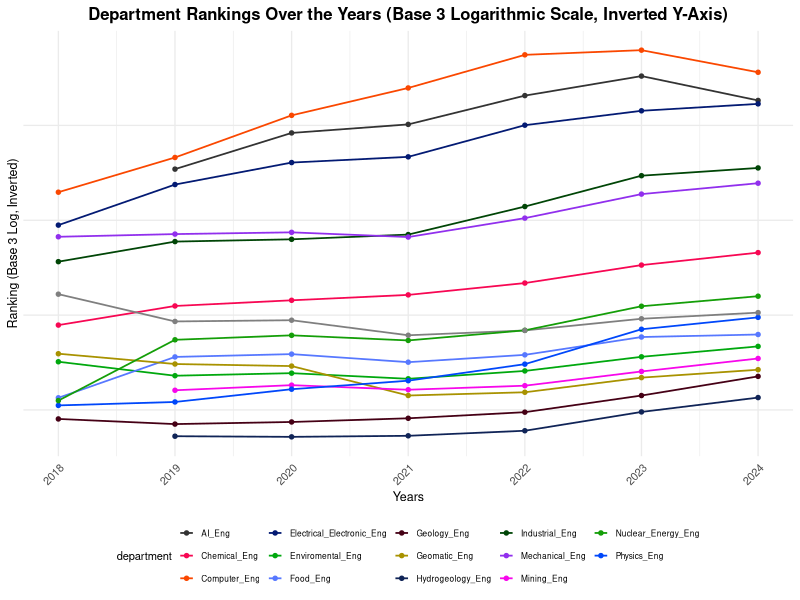
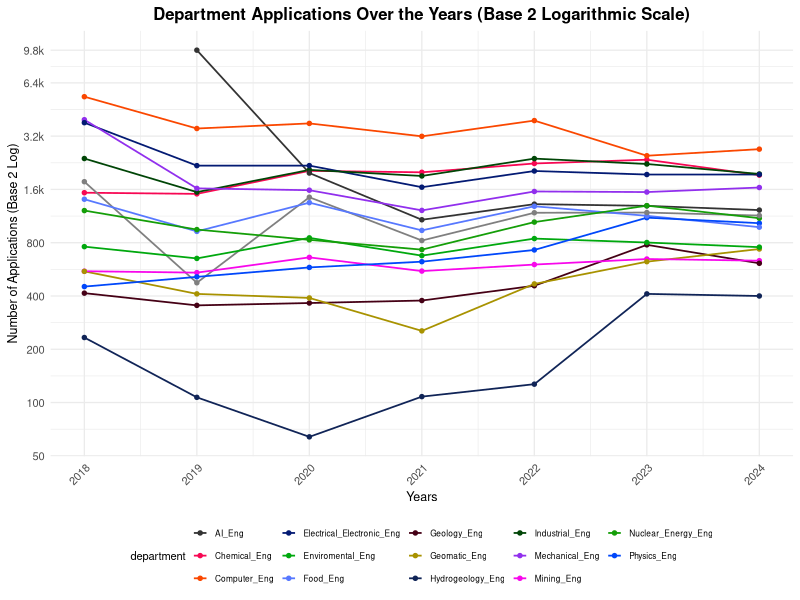
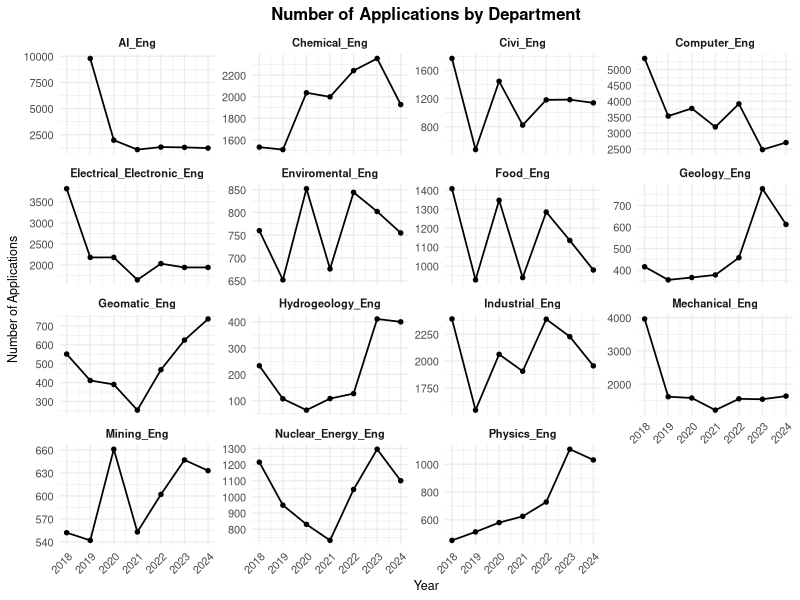

Source code (R) for these figures, in order:
## ---- chunk 1

## ---- chunk 2
# Load necessary libraries
# Gerekli kütüphaneleri yükle
library(ggplot2)
library(readr)
library(dplyr)
library(scales) # Logaritmik dönüşüm için

# Veriyi yükle
data <- read_csv("ya_veri.csv")

# Veriyi filtrele ve sıralama bilgilerini numeric olarak düzenle
data_filtered <- data %>%
  select(department, year, ranking) %>%
  filter(!is.na(ranking)) %>%
  mutate(ranking = as.numeric(ranking))


ggplot(data=data_filtered, aes(x=year, y=ranking, color=department, group=department)) +
  geom_line(linewidth=0.6) +  # Thinner lines
  geom_point(size=1.2) +  # Smaller points
  scale_y_log10(
    name="Ranking (Base 3 Log, Inverted)",
    trans = log_trans(base = 3),  # Base 3 logarithmic scale
    breaks = c(900, 2700, 8100, 24300, 72900, 218700),  # Base-3 scaled values
    labels = c("900", "2.7k", "8.1k", "24.3k", "72.9k", "218.7k")  # Formatted labels
  ) +
  coord_cartesian(ylim = rev(range(data_filtered$ranking))) +  # Invert y-axis (upside down)
  scale_color_manual(
    values = c(
      "Chemical_Eng" = "#f70753", 
      "Mining_Eng" = "#f707eb", 
      "Geology_Eng" = "#450015", 
      "Geomatic_Eng" = "#a89200", 
      "Enviromental_Eng" = "#00a80e", 
      "Industrial_Eng" = "#004506", 
      "AI_Eng" = "#333333", 
      "Hydrogeology_Eng" = "#102457", 
      "Physics_Eng" = "#0047fa", 
      "Computer_Eng" = "#fa4700", 
      "Mechanical_Eng" = "#912fed", 
      "Electrical_Electronic_Eng" = "#031a73", 
      "Food_Eng" = "#5778ff", 
      "Civil_Eng" = "#ff57e9", 
      "Nuclear_Energy_Eng" = "#149e08",
      "Other" = "#c2501b"  # Default color for additional departments
    )
  ) +
  labs(
    title="Department Rankings Over the Years (Base 3 Logarithmic Scale, Inverted Y-Axis)",
    x="Years",
    y="Ranking"
  ) +
  theme_minimal(base_size = 10) +  # Compact theme
  theme(
    legend.position="bottom",  # Legend below the graph
    legend.title=element_text(size=8),  # Smaller legend title
    legend.text=element_text(size=6),  # Smaller legend labels
    legend.key.size=unit(0.4, "cm"),  # Smaller legend keys
    legend.box = "horizontal",  # Horizontal legend layout
    legend.spacing.x = unit(0.1, "cm"),  # Reduce legend spacing
    axis.text.x=element_text(size=8, angle=45, hjust=1),  # Smaller x-axis labels
    axis.text.y=element_text(size=8),  # Smaller y-axis labels
    axis.title=element_text(size=9),  # Smaller axis titles
    plot.title=element_text(size=12, face="bold", hjust=0.5),  # Compact title
    plot.margin = margin(5, 5, 5, 5)  # Reduce plot margins
  ) +
  scale_x_continuous(breaks = unique(data_filtered$year))  # Ensure all years are shown


## ---- chunk 3
# Gerekli kütüphaneleri yükle
library(ggplot2)
library(readr)
library(dplyr)
library(scales) # Logaritmik dönüşüm için

# Veriyi yükle
data <- read_csv("ya_veri.csv")

# Veriyi filtrele ve sıralama bilgilerini numeric olarak düzenle
data_filtered <- data %>%
  select(department, year, ranking) %>%
  filter(!is.na(ranking)) %>%
  mutate(ranking = as.numeric(ranking))


ggplot(data=data, aes(x=year, y=number_of_applications, color=department, group=department)) +
  geom_line(linewidth=0.6) +  # Thinner lines
  geom_point(size=1.2) +  # Smaller points
  scale_y_continuous(
    name="Number of Applications (Base 2 Log)",
    trans = log_trans(base = 2),  # Base-2 logarithmic scale
    breaks = c(50, 100, 200, 400, 800, 1600, 3200, 6400, 9792),  # Add 9792 to the breaks
    labels = c("50", "100", "200", "400", "800", "1.6k", "3.2k", "6.4k", "9.8k")  # Formatted labels
  ) +
  scale_color_manual(
    values = c(
      "Chemical_Eng" = "#f70753", 
      "Mining_Eng" = "#f707eb", 
      "Geology_Eng" = "#450015", 
      "Geomatic_Eng" = "#a89200", 
      "Enviromental_Eng" = "#00a80e", 
      "Industrial_Eng" = "#004506", 
      "AI_Eng" = "#333333", 
      "Hydrogeology_Eng" = "#102457", 
      "Physics_Eng" = "#0047fa", 
      "Computer_Eng" = "#fa4700", 
      "Mechanical_Eng" = "#912fed", 
      "Electrical_Electronic_Eng" = "#031a73", 
      "Food_Eng" = "#5778ff", 
      "Civil_Eng" = "#ff57e9", 
      "Nuclear_Energy_Eng" = "#149e08",
      "Other" = "#c2501b"  # Default color for additional departments
    )
  ) +
  labs(
    title="Department Applications Over the Years (Base 2 Logarithmic Scale)",
    x="Years",
    y="Number of Applications"
  ) +
  theme_minimal(base_size = 10) +  # Compact theme
  theme(
    legend.position="bottom",  # Legend below the graph
    legend.title=element_text(size=8),  # Smaller legend title
    legend.text=element_text(size=6),  # Smaller legend labels
    legend.key.size=unit(0.4, "cm"),  # Smaller legend keys
    legend.box = "horizontal",  # Horizontal legend layout
    legend.spacing.x = unit(0.1, "cm"),  # Reduce legend spacing
    axis.text.x=element_text(size=8, angle=45, hjust=1),  # Smaller x-axis labels
    axis.text.y=element_text(size=8),  # Smaller y-axis labels
    axis.title=element_text(size=9),  # Smaller axis titles
    plot.title=element_text(size=12, face="bold", hjust=0.5),  # Compact title
    plot.margin = margin(5, 5, 5, 5)  # Reduce plot margins
  ) +
  scale_x_continuous(breaks = unique(data$year))  # Ensure all years are shown


## ---- chunk 4
library(ggplot2)
library(scales) # For formatting
# Veriyi yükle
data <- read_csv("ya_veri.csv")

# Veriyi filtrele ve sıralama bilgilerini numeric olarak düzenle
data_filtered <- data %>%
  select(department, year, ranking) %>%
  filter(!is.na(ranking)) %>%
  mutate(ranking = as.numeric(ranking))

ggplot(data=data, aes(x=year, y=number_of_applications, group=department)) +
  geom_line(linewidth=0.6, color="black") +  # Black lines for consistency
  geom_point(size=1.2, color="black") +  # Black points
  facet_wrap(~department, scales="free_y") +  # Create separate plots for each department
  labs(
    title="Number of Applications by Department",
    x="Year",
    y="Number of Applications"
  ) +
  theme_minimal(base_size = 10) +  # Compact layout
  theme(
    strip.text=element_text(size=8, face="bold"),  # Bold department labels
    axis.text.x=element_text(size=8, angle=45, hjust=1),  # Smaller x-axis labels
    axis.text.y=element_text(size=8),  # Smaller y-axis labels
    axis.title=element_text(size=9),  # Smaller axis titles
    plot.title=element_text(size=12, face="bold", hjust=0.5),  # Compact title
    plot.margin = margin(5, 5, 5, 5)  # Reduce plot margins
  ) +
  scale_x_continuous(breaks = unique(data$year))  # Ensure all years are shown

